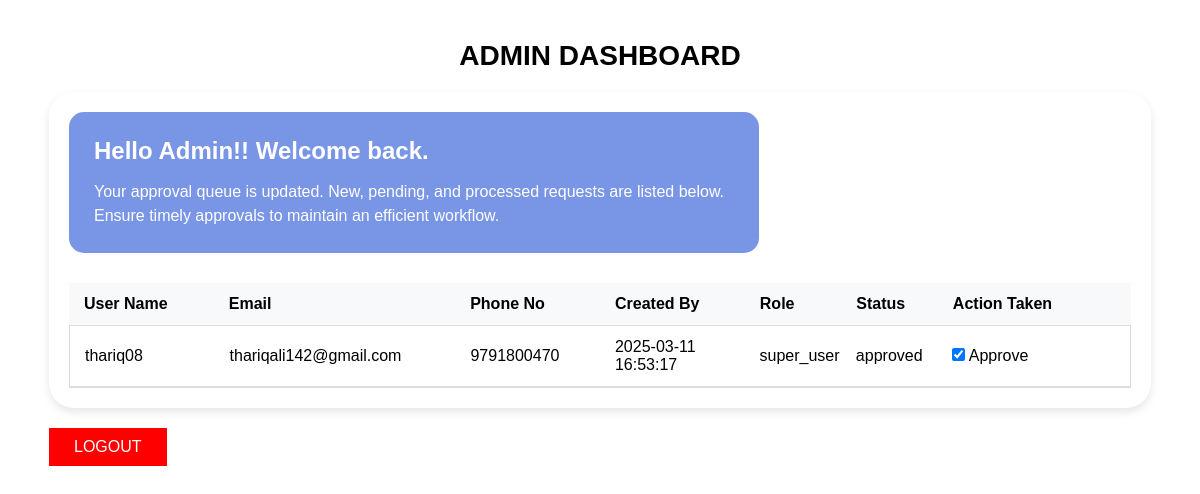
The page /admin_dashboard (signed in) on the database as committed earlier.
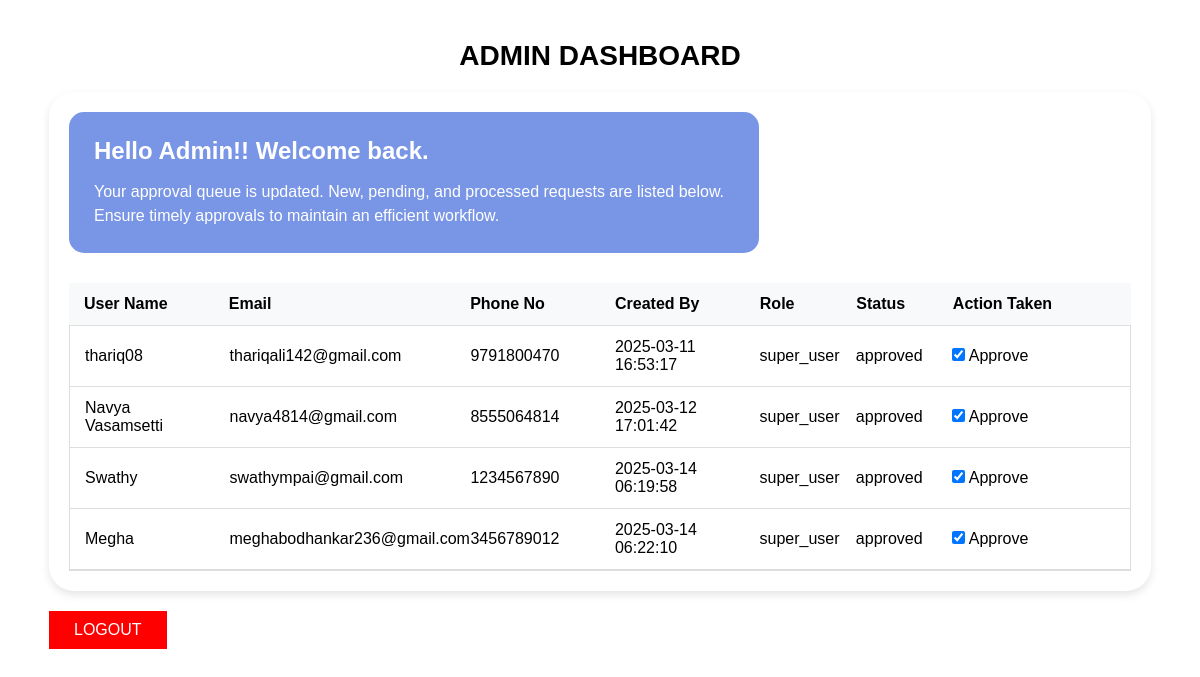
The same page on the database as committed later.
### Intern_Project/Intern_Project/models.py (models this page shows)
class User(db.Model):
    __tablename__ = 'user'
    id = db.Column(db.Integer, primary_key=True)
    username = db.Column(db.String(50), unique=True, nullable=False)
    family_name = db.Column(db.String(100), nullable=False)
    email = db.Column(db.String(100), unique=True, nullable=False)
    password = db.Column(db.String(200), nullable=False)  # Hashed password
    phone = db.Column(db.String(15), nullable=False)
    address = db.Column(db.String(255), nullable=False)
    role = db.Column(db.String(20), default="super_user")
    privilege = db.Column(db.String(20), default="edit")
    approved_by = db.Column(db.Integer, db.ForeignKey("user.id"), nullable=True)
    status = db.Column(db.String(20), default="pending")
    created_on = db.Column(db.DateTime, default=db.func.current_timestamp())

### Intern_Project/Intern_Project/main.py (the view)
@app.route("/admin_dashboard")
@login_required
def admin_dashboard():
    if "user_id" not in session or session.get("role") != "admin":
        return redirect(url_for("login"))
    page = request.args.get('page', 1, type=int)
    users = User.query.filter_by(role="super_user").paginate(page=page, per_page=4, error_out=False)
    return render_template("admin_dashboard.html", users=users)

### Intern_Project/Intern_Project/main.py (called while the page is built)
def login_required(f):
    @wraps(f)
    def decorated_function(*args, **kwargs):
        if 'email' not in session:
            flash("You must be logged in to access this page.")
            return redirect(url_for('login'))
        return f(*args, **kwargs)
    return decorated_function

### Intern_Project/Intern_Project/templates/admin_dashboard.html (shortened to what this page needs)
<!DOCTYPE html>
<html lang="en">
<head>
    <link rel="stylesheet" href="{{ url_for('static', filename='styles/admin_dash.css') }}">
</head>
<body>
    <h1>ADMIN DASHBOARD</h1>
    <div class="dashboard-container">
        <div class="welcome-section">
            <div class="welcome-text">
                <h2>Hello Admin!! Welcome back.</h2>
                <p>Your approval queue is updated. New, pending, and processed requests are listed below. Ensure timely approvals to maintain an efficient workflow.</p>
            </div>
            <div class="welcome-image"></div>
        </div>
        <div class="table-container">
            <table class="user-table">
                <thead>
                    <tr>
                        <th>User Name</th>
                        <th>Email</th>
                        <th>Phone No</th>
                        <th>Created By</th>
                        <th>Role</th>
                        <th>Status</th>
                        <th>Action Taken</th>
                    </tr>
                </thead>
            </table>
            <div class="table-scrollable-body">
                <table class="user-table" id="user-data-table">
                    <tbody>
                        {% for user in users %}
                        <tr>
                            <td>{{ user.username }}</td>
                            <td>{{ user.email }}</td>
                            <td>{{ user.phone }}</td>
                            <td>{{ user.created_on }}</td>
                            <td>{{ user.role }}</td>
                            <td>{{ user.status }}</td>
                            <td>
                                <form action="{{ url_for('update_approved_by') }}" method="POST">
                                    <div class="approval-options">
                                        <div class="approval-option">
                                            <input type="checkbox" id="approve-{{ user.id }}" name="approve"
                                                   onchange="this.form.submit()"
                                                   {% if user.status == 'approved' %}checked{% endif %}>
                                            <label for="approve-{{ user.id }}">
                                                {% if user.status == 'pending' %}
                                                    Disapprove
                                                {% else %}
                                                    Approve
                                                {% endif %}
                                            </label>
                                        </div>
                                    </div>
                                </form>
                            </td>
                        </tr>
                        {% endfor %}
                    </tbody>
                </table>
            </div>
        </div>
    </div>
    <div class="footer">
        <a href="{{ url_for('logout') }}" class="logout-btn">LOGOUT</a>
    </div>
</body>
</html>
</body>
</html>

### Intern_Project/Intern_Project/static/styles/admin_dash.css (style rules this page uses)
* { margin: 0; padding: 0; box-sizing: border-box; font-family: Arial, sans-serif; }
body { background-image: url('https://i.pinimg.com/736x/6e/a3/80/6ea380cb6ce63f721fd3a179aabe4889.jpg'); background-size: cover; background-position: center; min-height: 100vh; padding: 20px; display: flex; flex-direction: column; align-items: center; }
h1 { color: #000; margin: 20px 0; font-size: 28px; font-weight: bold; }
.dashboard-container { background-color: white; border-radius: 25px; width: 95%; max-width: 1200px; padding: 20px; box-shadow: 0 4px 8px rgba(0, 0, 0, 0.1); }
.welcome-section { display: flex; justify-content: space-between; margin-bottom: 30px; }
.welcome-text { background-color: #7995E5; border-radius: 15px; padding: 25px; color: #fff; width: 65%; }
.welcome-text h2 { font-size: 24px; margin-bottom: 15px; }
.welcome-text p { font-size: 16px; line-height: 1.5; }
.welcome-image { width: 30%; background-image: url('https://i.pinimg.com/736x/13/ed/05/13ed05f3400d5de051ac18d22ba0354a.jpg'); background-size: contain; background-repeat: no-repeat; background-position: center; }
.table-container { width: 100%; overflow-x: auto; }
.user-table { width: 100%; border-collapse: collapse; table-layout: fixed; }
.user-table th, .user-table td { padding: 12px 15px; text-align: left; border-bottom: 1px solid #ddd; }
.user-table th { background-color: #f8f9fa; font-weight: bold; }
.user-table th:nth-child(1), .user-table td:nth-child(1) { width: 15%; }
.user-table th:nth-child(2), .user-table td:nth-child(2) { width: 25%; }
.user-table th:nth-child(3), .user-table td:nth-child(3) { width: 15%; }
.user-table th:nth-child(4), .user-table td:nth-child(4) { width: 15%; }
.user-table th:nth-child(5), .user-table td:nth-child(5) { width: 10%; }
.user-table th:nth-child(6), .user-table td:nth-child(6) { width: 10%; }
.user-table th:nth-child(7), .user-table td:nth-child(7) { width: 20%; }
.table-scrollable-body { max-height: 250px; overflow-y: scroll; display: block; border: 1px solid #ddd; margin-top: -1px; }
.table-scrollable-body { scrollbar-width: thin; scrollbar-color: #888 #f1f1f1; }
.footer { display: flex; justify-content: space-between; width: 95%; max-width: 1200px; margin-top: 20px; }
.logout-btn { background-color: #ff0000; color: white; border: none; padding: 10px 25px; font-size: 16px; cursor: pointer; text-transform: uppercase; text-decoration: none; }

Rows that differ between the two databases and show on the page:
added User: username "Navya Vasamsetti", email "navya4814@gmail.com", phone "8555064814", created_on "2025-03-12 17:01:42", role "super_user", status "approved", status "☑", shows "Approve"
added User: username "Swathy", email "swathympai@gmail.com", phone "1234567890", created_on "2025-03-14 06:19:58", role "super_user", status "approved", status "☑", shows "Approve"
added User: username "Megha", email "meghabodhankar236@gmail.com", phone "3456789012", created_on "2025-03-14 06:22:10", role "super_user", status "approved", status "☑", shows "Approve"
